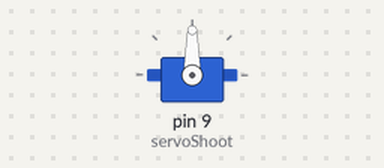
A sketch run on a simulated Arduino Uno, built with avr-gcc and run on an emulated ATmega328P. Shown: servo.

Above: at 1.05 s.
At 5.0 s:
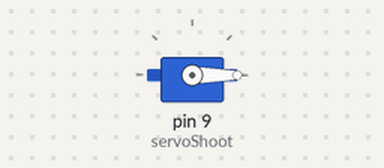
Timing chart, 0 to 6.2 s (numbered marks = the images above):
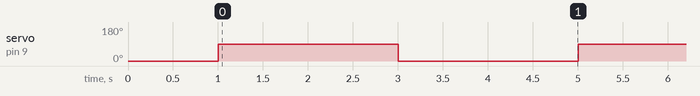

Measured:
- by itself, servo on pin 9 (servoShoot): alternates 90° for 2.0 s and 0° for 2.0 s

The sketch:

servo.ino
```cpp
#include <Servo.h>
Servo servoShoot;


void setup() {
  servoShoot.attach(9);
  servoShoot.write(0);
  delay(1000);
}


void loop() {
  servoShoot.write(90);
  delay(2000);

  servoShoot.write(0);
  delay(2000);
}
```
